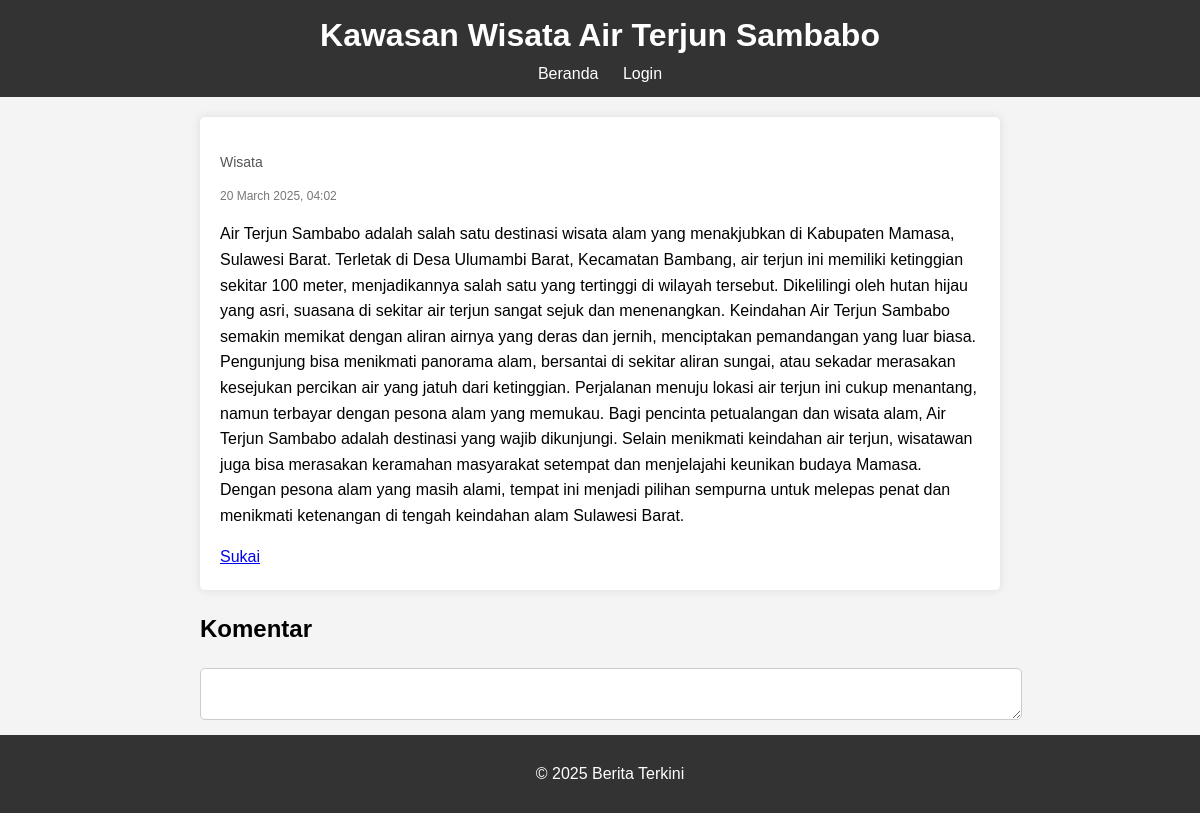
The page /berita/1 on the database its author committed.
### app.py (models this page shows)
class Berita(db.Model):
    id = db.Column(db.Integer, primary_key=True)
    judul = db.Column(db.String(255), nullable=False)
    kategori = db.Column(db.String(50), nullable=False)
    isi = db.Column(db.Text, nullable=False)
    gambar = db.Column(db.String(255), nullable=True)
    waktu = db.Column(db.DateTime, default=datetime.datetime.utcnow)

### app.py (the view)
@app.route("/berita/<int:id>")
def detail_berita(id):
    berita = Berita.query.get_or_404(id)
    komentar = Komentar.query.filter_by(berita_id=id).all()
    return render_template("berita.html", berita=berita, komentar=komentar)

### templates/berita.html (shortened to what this page needs)
<!DOCTYPE html>
<html lang="id">
<head>
    <link rel="stylesheet" href="{{ url_for('static', filename='styles.css') }}">
</head>
<body>
    <header>
        <h1>{{ berita.judul }}</h1>
        <nav>
            <a href="{{ url_for('index') }}">Beranda</a>
            {% if 'user_id' in session %}
                <a href="{{ url_for('logout') }}">Logout</a>
            {% else %}
                <a href="{{ url_for('login') }}">Login</a>
            {% endif %}
        </nav>
    </header>
    <main>
        <article class="berita-detail">
            <p class="kategori">{{ berita.kategori }}</p>
            <p class="waktu">{{ berita.waktu.strftime('%d %B %Y, %H:%M') }}</p>
            <p class="isi">{{ berita.isi }}</p>
            <a href="{{ url_for('like_berita', berita_id=berita.id) }}" class="like">Sukai</a>
        </article>
        <section class="komentar">
            <h2>Komentar</h2>
            <form action="{{ url_for('tambah_komentar', berita_id=berita.id) }}" method="POST">
                <textarea name="isi" required></textarea>
                <button type="submit">Kirim Komentar</button>
            </form>
        </section>
    </main>
    <footer>
        <p>&copy; 2025 Berita Terkini</p>
    </footer>
</body>
</html>

### static/styles.css (style rules this page uses)
body { font-family: Arial, sans-serif; margin: 0; padding: 0; background-color: #f4f4f4; line-height: 1.6; }
header { background-color: #333; color: #fff; padding: 10px 20px; text-align: center; }
header h1 { margin: 0; }
nav a { color: #fff; margin: 0 10px; text-decoration: none; }
main { padding: 20px; max-width: 800px; margin: 0 auto; }
footer { background-color: #333; color: #fff; text-align: center; padding: 10px; position: fixed; bottom: 0; width: 100%; }
form { margin-bottom: 20px; }
form input, form textarea { width: 100%; padding: 10px; margin-bottom: 10px; border-radius: 5px; border: 1px solid #ccc; }
form button { padding: 10px 20px; background-color: #333; color: #fff; border: none; border-radius: 5px; cursor: pointer; }
.berita-detail { background-color: #fff; padding: 20px; border-radius: 5px; box-shadow: 0 0 10px rgba(0, 0, 0, 0.1); margin-bottom: 20px; }
.berita-detail .kategori { font-size: 14px; color: #555; }
.berita-detail .waktu { font-size: 12px; color: #777; }
.berita-detail .isi { margin-top: 15px; line-height: 1.6; }
.komentar { margin-top: 20px; }
.komentar textarea { width: 100%; padding: 10px; border-radius: 5px; border: 1px solid #ccc; margin-bottom: 10px; }
.komentar button { padding: 10px 20px; background-color: #333; color: #fff; border: none; border-radius: 5px; cursor: pointer; }

### rows shown on the page
Berita: judul "Kawasan Wisata Air Terjun Sambabo", kategori "Wisata", waktu "20 March 2025, 04:02", isi "Air Terjun Sambabo adalah salah satu destinasi wisata alam yang menakjubkan di Kabupaten Mamasa, Sulawesi Barat. Terletak di Desa Ulumambi Barat, Kecamatan Bambang, air terjun ini memiliki ketinggian sekitar 100 meter, menjadikannya salah satu yang tertinggi di wilayah tersebut. Dikelilingi oleh hutan hijau yang asri, suasana di sekitar air terjun sangat sejuk dan menenangkan. Keindahan Air Terjun Sambabo semakin memikat dengan aliran airnya yang deras dan jernih, menciptakan pemandangan yang luar biasa. Pengunjung bisa menikmati panorama alam, bersantai di sekitar aliran sungai, atau sekadar merasakan kesejukan percikan air yang jatuh dari ketinggian. Perjalanan menuju lokasi air terjun…"
